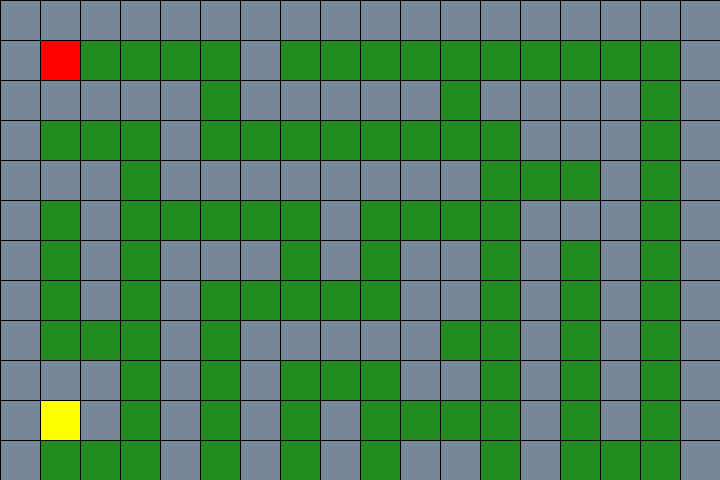
Frame 1 (no input)
Frame 60 (the mouse pressed at the canvas centre just before this capture): identical to frame 1, image omitted
Frame 120 (the mouse held since frame 60 and released just before this capture): identical to frame 1, image omitted

The Processing sketch that drew this single still picture (run headless with seeded random() and noise(); from frame 60 on, the mouse is pressed at the canvas centre):

// Processing sketch: Maze
// ── Maze.pde
int[][] maze = new int[][]  {
            {1, 1, 1, 1, 1, 1, 1, 1, 1, 1, 1, 1, 1, 1, 1, 1, 1, 1},
            {1, 0, 0, 0, 0, 0, 1, 0, 0, 0, 0, 0, 0, 0, 0, 0, 0, 1},
            {1, 1, 1, 1, 1, 0, 1, 1, 1, 1, 1, 0, 1, 1, 1, 1, 0, 1},
            {1, 0, 0, 0, 1, 0, 0, 0, 0, 0, 0, 0, 0, 1, 1, 1, 0, 1},
            {1, 1, 1, 0, 1, 1, 1, 1, 1, 1, 1, 1, 0, 0, 0, 1, 0, 1},
            {1, 0, 1, 0, 0, 0, 0, 0, 1, 0, 0, 0, 0, 1, 1, 1, 0, 1},
            {1, 0, 1, 0, 1, 1, 1, 0, 1, 0, 1, 1, 0, 1, 0, 1, 0, 1},
            {1, 0, 1, 0, 1, 0, 0, 0, 0, 0, 1, 1, 0, 1, 0, 1, 0, 1},
            {1, 0, 0, 0, 1, 0, 1, 1, 1, 1, 1, 0, 0, 1, 0, 1, 0, 1},
            {1, 1, 1, 0, 1, 0, 1, 0, 0, 0, 1, 1, 0, 1, 0, 1, 0, 1},
            {1, 2, 1, 0, 1, 0, 1, 0, 1, 0, 0, 0, 0, 1, 0, 1, 0, 1},
            {1, 0, 0, 0, 1, 0, 1, 0, 1, 0, 1, 1, 0, 1, 0, 0, 0, 1},
    };

public boolean gameOver;
int blockSize = 40; // Size of each maze block
int mazeW = maze[0].length; // Width of the maze in blocks
int mazeH = maze.length; // Height of the maze in blocks

int px = 1; 
int py = 1; 

@Override
public void setup() {
    frameRate(24);
    size(720, 480);
    background(255);
    gameOver = false;
}

@Override
public void draw() {
    //maze draw 
    /* 
      0 = grass path, 
      1 = stone walls, 
      2 = golden exit 
    */
    for (int y = 0; y < mazeH; y++) {
        for (int x = 0; x < mazeW; x++) {
            if (maze[y][x] == 0)      fill(34,139,34);
            else if (maze[y][x] == 1) fill(119,136,153);
            else if (maze[y][x] == 2) fill(255,255,0);
            rect(x * blockSize, y * blockSize, blockSize, blockSize);
        }
    }   
    //player
    fill(255, 0, 0); 
    rect(px * blockSize, py * blockSize, blockSize, blockSize);
    
    //check end
    if (maze[py][px] == 2) {
            gameOver = true;
            return; // Return to stop further drawing
        }
    
}

@Override
public void keyPressed() {
    if (keyCode == UP && py > 0 && maze[py - 1][px] == 0)                py--;
    else if (keyCode == DOWN && py < mazeH - 1 && maze[py + 1][px] == 0) py++;
    else if (keyCode == LEFT && px > 0 && maze[py][px - 1] == 0)         px--;
    else if (keyCode == RIGHT && px < mazeW - 1 && maze[py][px + 1] == 0)px++;
}
